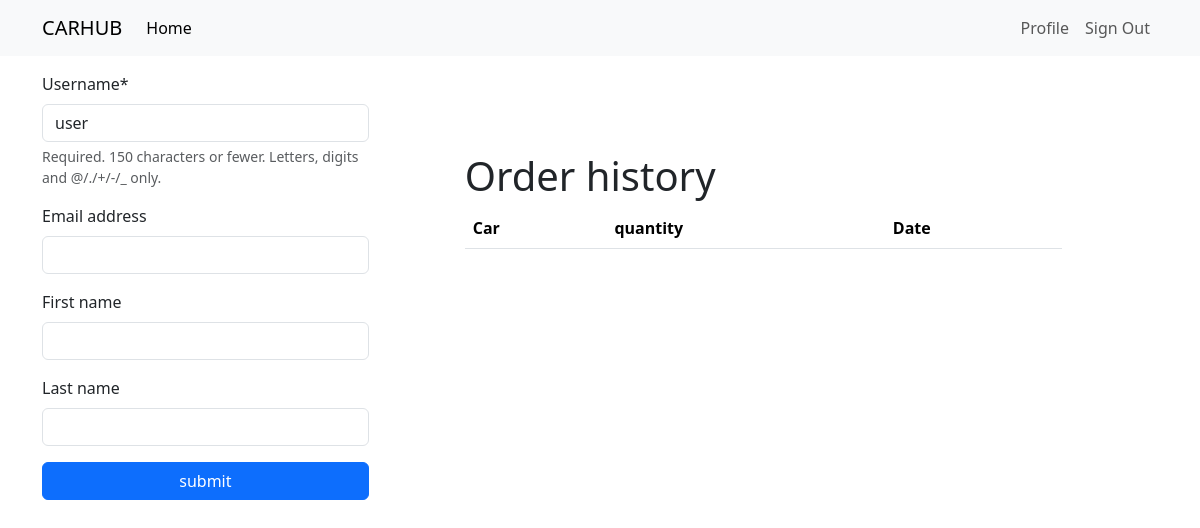
Before: /account/profile/ (signed in) with the older database file.
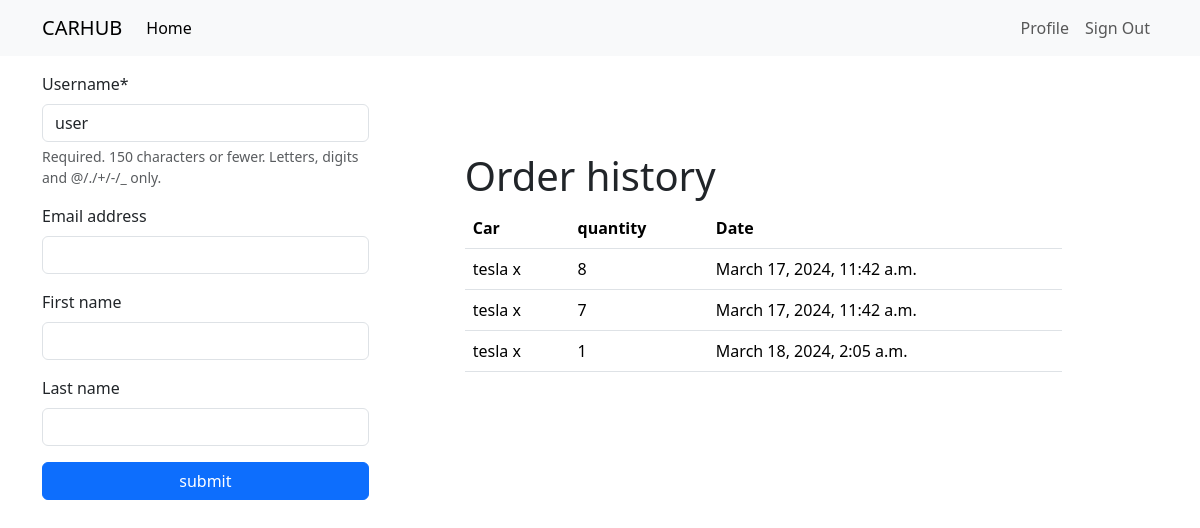
After: the same page with the newer database file.
### car/models.py (models this page shows, shortened)
class OrderHistory(models.Model):
    user = models.ForeignKey(User, on_delete=models.CASCADE)
    car = models.ForeignKey(CarModel, on_delete=models.CASCADE)
    quantity = models.IntegerField()
    order_date = models.DateTimeField(auto_now_add=True)

class CarModel(models.Model):
    car_name = models.CharField(max_length=20)
    car_img = models.ImageField()
    car_price = models.IntegerField()
    discription = models.TextField( blank=True)
    quantity = models.IntegerField(blank=True, default=10)
    brand = models.ForeignKey( BrandModel, null=True, on_delete=models.CASCADE)
    def __str__(self):
        return self.car_name

### account/views.py (the view)
# urls.py: path('profile/', views.ProfileView , name='profile'),
def ProfileView(request):
    user_instance = request.user
    all_orders = OrderHistory.objects.filter(user=user_instance)
    if request.method == 'POST':
        form = ProfileForm(request.POST, instance=user_instance)
        if form.is_valid():
            form.save()
        return render(request, 'profile.html', {'form': form, 'btn_text': 'submit', 'all_orders': all_orders})
    else:
        form = ProfileForm(instance=user_instance)
    return render(request, 'profile.html', {'form': form, 'btn_text': 'submit', 'all_orders': all_orders})

### account/forms.py (shortened to what this page needs)
class ProfileForm(forms.ModelForm):
    class Meta:
        model = User
        fields = ("username", "email", "first_name", "last_name")
    def __init__(self, *args, **kwargs):
        instance = kwargs.get('instance')
        super().__init__(*args, **kwargs)
        if instance:
            self.fields['username'].initial = instance.username
            self.fields['email'].initial = instance.email
            self.fields['first_name'].initial = instance.first_name
            self.fields['last_name'].initial = instance.last_name

### templates/profile.html (shortened to what this page needs)
{% extends "base.html" %}
{% load crispy_forms_tags %}
{% block content %}
<div class="d-flex container " >
<form method="post" style="width:50%; margin:auto;" class="mt-3 d-flex flex-column">
{{ form | crispy}}
<button type="submit" class="btn btn-primary">{{ btn_text }}</button>
</form>
<div class= "container m-5 p-5">
<h1 class> Order history </h1>
<table class="table table-hover">
    <thead>
      <tr>
        <th scope="col">Car</th>
        <th scope="col">quantity</th>
        <th scope="col">Date</th>
      </tr>
    </thead>
    <tbody>
      {% for order in all_orders %}
      <tr>
          <td scope="row">{{ order.car }}</td>
          <td>{{ order.quantity }}</td>
          <td>{{ order.order_date }}</td>
      </tr>
      {% endfor %}
    </tbody>
</table>
</div>
</div>
{% endblock content %}

Changed rows visible on the page:
added OrderHistory: car "tesla x", quantity "8", order_date "March 17, 2024, 11:42 a.m."
added OrderHistory: car "tesla x", quantity "7", order_date "March 17, 2024, 11:42 a.m."
added OrderHistory: car "tesla x", quantity "1", order_date "March 18, 2024, 2:05 a.m."
